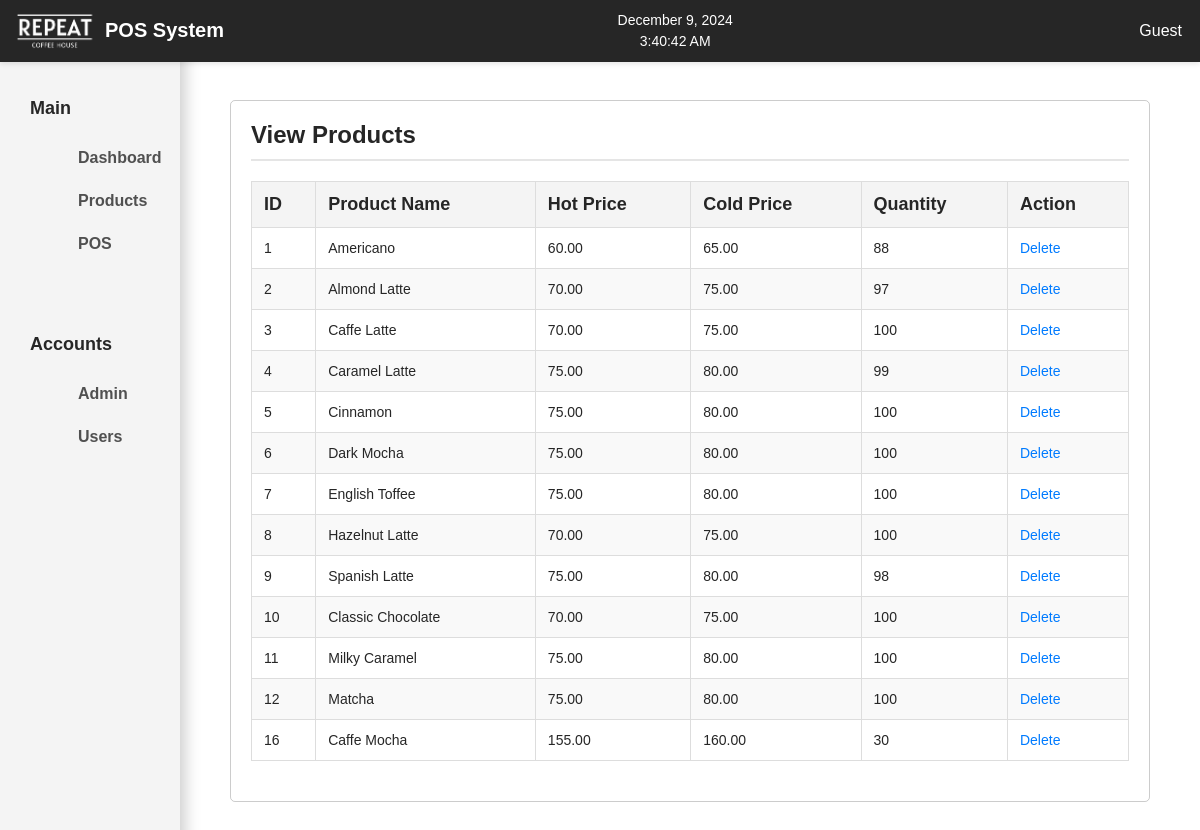
Screenshot of /view_products.php with the database file from the repository.
### tables this page shows
CREATE TABLE `productstbl` (
  `product_id` int(11) NOT NULL,
  `product_name` varchar(255) NOT NULL,
  `price_hot` decimal(10,2) NOT NULL,
  `price_cold` decimal(10,2) NOT NULL,
  `quantity` int(11) NOT NULL
);

### view_products.php (the view, shortened to what this page needs)
<?php
$conn = new mysqli('sql.freedb.tech', 'freedb_etheria2024', 'EXH$fvdNh78zv*J', 'freedb_rch_db');
$products_query = "SELECT * FROM productstbl";
$products_result = $conn->query($products_query);
?>
<?php
include 'header.php';
include 'navbar.php';
include 'sidebar.php';
?>
<div class="dashboard-grid">
    <div class="db-content">
        <div class="prod-container">
            <p class="heading">View Products</p>
            <hr>
            <table>
                <thead>
                    <tr>
                        <th>ID</th>
                        <th>Product Name</th>
                        <th>Hot Price</th>
                        <th>Cold Price</th>
                        <th>Quantity</th>
                        <th>Action</th>
                    </tr>
                </thead>
                <tbody>
                    <?php
                    if ($products_result->num_rows > 0) {
                        while ($row = $products_result->fetch_assoc()) {
                            echo "<tr>
                                    <td>" . $row['product_id'] . "</td>
                                    <td>" . $row['product_name'] . "</td>
                                    <td>" . $row['price_hot'] . "</td>
                                    <td>" . $row['price_cold'] . "</td>
                                    <td>" . $row['quantity'] . "</td>
                                    <td>
                                        <a href='view_products.php?delete_id=" . $row['product_id'] . "' onclick='return confirm(\"Are you sure you want to delete this product?\")'>Delete</a>
                                    </td>
                                  </tr>";
                        }
                    } else {
                        echo "<tr><td colspan='5'>No products found</td></tr>";
                    }
                    ?>
                </tbody>
            </table>
        </div>
    </div>
</div>
<?php
include 'footer.php';
?>

### styles.css (style rules this page uses)
body { margin: 0; padding: 0; font-family: Arial, sans-serif; background-color: #fff; height: 100vh; overflow: hidden; }
.dashboard-grid:nth-child(2) { grid-column: 2 / 3; height: auto; overflow-y: auto; padding: 50px; }
.dashboard-grid { color: #262626; font-size: 18px; font-weight: 500; text-align: left; }
.dashboard-grid p { padding-top: 50px; }
.dashboard-grid a { color: #505050; text-decoration: none; }
.db-content { margin-top: 50px; display: flex; justify-content: center; align-items: center; }
.prod-container { border: 1px solid rgba(0, 0, 0, 0.2); border-radius: 5px; width: 100%; max-width: 100%; padding: 20px; box-sizing: border-box; }
.prod-container .heading { margin-top: -50px; margin-bottom: 10px; font-size: 24px; font-weight: 700; }
.prod-container hr { border: 1px solid rgba(0, 0, 0, 0.1); margin-bottom: 20px; }
.prod-container table { width: 100%; border-collapse: collapse; margin-top: 20px; padding-bottom: 20px; border: 1px solid #ddd; }
.prod-container th, .prod-container td { padding: 12px; border: 1px solid #ddd; text-align: left; vertical-align: middle; }
.prod-container th { background-color: #f4f4f4; font-weight: bold; }
.prod-container td { font-size: 14px; }
.prod-container tr:nth-child(even) { background-color: #f9f9f9; }
.prod-container a { color: #007bff; text-decoration: none; }
.prod-container td a { margin-right: 10px; font-size: 14px; }
table { width: 100%; border-collapse: collapse; margin: 20px 0; }
table, th, td { border: 1px solid #ddd; }
th, td { padding: 10px; text-align: left; }
th { background-color: #f4f4f4; }
tbody tr:nth-child(even) { background-color: #f9f9f9; }

### rows the page displays
productstbl: product_id "1", product_name "Americano", price_hot "60.00", price_cold "65.00", quantity "88"
productstbl: product_id "2", product_name "Almond Latte", price_hot "70.00", price_cold "75.00", quantity "97"
productstbl: product_id "3", product_name "Caffe Latte", price_hot "70.00", price_cold "75.00", quantity "100"
productstbl: product_id "4", product_name "Caramel Latte", price_hot "75.00", price_cold "80.00", quantity "99"
productstbl: product_id "5", product_name "Cinnamon", price_hot "75.00", price_cold "80.00", quantity "100"
productstbl: product_id "6", product_name "Dark Mocha", price_hot "75.00", price_cold "80.00", quantity "100"
productstbl: product_id "7", product_name "English Toffee", price_hot "75.00", price_cold "80.00", quantity "100"
productstbl: product_id "8", product_name "Hazelnut Latte", price_hot "70.00", price_cold "75.00", quantity "100"
productstbl: product_id "9", product_name "Spanish Latte", price_hot "75.00", price_cold "80.00", quantity "98"
productstbl: product_id "10", product_name "Classic Chocolate", price_hot "70.00", price_cold "75.00", quantity "100"
productstbl: product_id "11", product_name "Milky Caramel", price_hot "75.00", price_cold "80.00", quantity "100"
productstbl: product_id "12", product_name "Matcha", price_hot "75.00", price_cold "80.00", quantity "100"
productstbl: product_id "16", product_name "Caffe Mocha", price_hot "155.00", price_cold "160.00", quantity "30"
